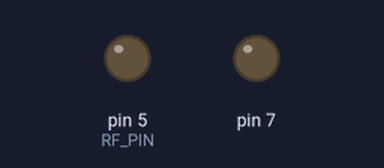
A sketch run on a simulated Arduino Uno, built with avr-gcc and run on an emulated ATmega328P. On the bench: output pins drawn as LEDs (lit = HIGH). Sleep ends after the set time or at an interrupt; no radio packets arrive unless stated.

Above: at 4.0 s.
Timing chart, 0 to 10.6 s (numbered marks = the images above):
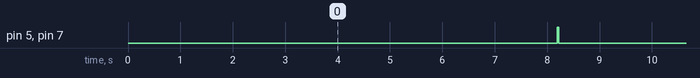

The sketch:

sketch_oct15a.ino
```cpp
#include <avr/sleep.h>
#include <avr/power.h>
#include <avr/wdt.h>
#include <SPI.h>
#include <Wire.h>
#include <nRF24L01.h>
#include <RF24.h>
#include <stdint.h>

#define chclient 1
#define sleep_bod_disable()

#define RF_PIN 5


volatile int f_wdt = 1;
int counter = 0;

RF24 radio(9,10);


typedef struct{
  byte identifier;
  int temperature_Sensor;
}

B_t;
B_t clientnf;

void counterHandler()
{

  counter++;

  if(counter == 1) {

    counter = 0;

        power_all_enable();

        PORTD |= 5 << RF_PIN;

        radio.powerUp();

    delay(2);

  } else {

    enterSleep();

  }

}

void enterSleep()
{

  f_wdt = 0;

    PORTD &= ~(5 << RF_PIN);

    sleep_enable();
    sleep_mode();
    sleep_disable();
    counterHandler();
}

ISR(WDT_vect)
{
  f_wdt = 1;
}

void setupWDT()
{
    MCUSR &= ~(1<<WDRF);
    WDTCSR |= (1<<WDCE) | (1<<WDE);
    WDTCSR = 1<<WDP0 | 1<<WDP3;
    WDTCSR |= _BV(WDIE);
}

void setup()
{

    sleep_bod_disable();
    set_sleep_mode(SLEEP_MODE_PWR_DOWN);
    setupWDT();

    ADCSRA = 0;

    DDRD |= 5 << RF_PIN;

  }

void loop()
{

radio.begin();

    radio.setDataRate(RF24_2MBPS);
    radio.setPALevel (RF24_PA_HIGH);
    radio.setAutoAck(false);
    radio.setCRCLength(RF24_CRC_16);
    radio.setChannel(1);
    radio.setRetries(15,15);
    clientnf.identifier = chclient;
    radio.openWritingPipe(1);


delay(20);

  clientnf.identifier = 1;

  radio.openWritingPipe(0xF0F0F0F0E1LL);
  radio.write(&clientnf, sizeof(clientnf));

  enterSleep();
}
```

Measured:
- by itself, pin 5 (RF_PIN), pin 7: alternates HIGH for 0.03 s and LOW for 8.2 s
